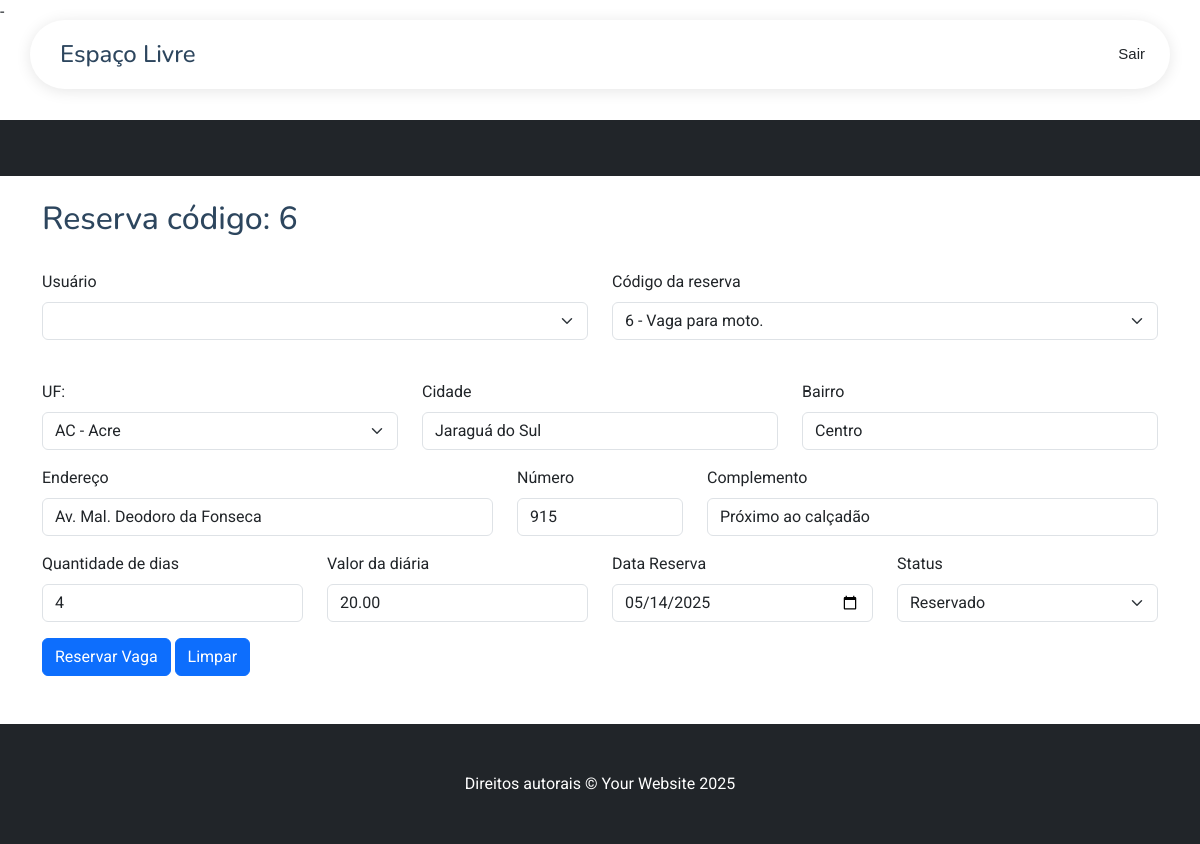
The page /editReserva.php?id=6 on the database as committed earlier.
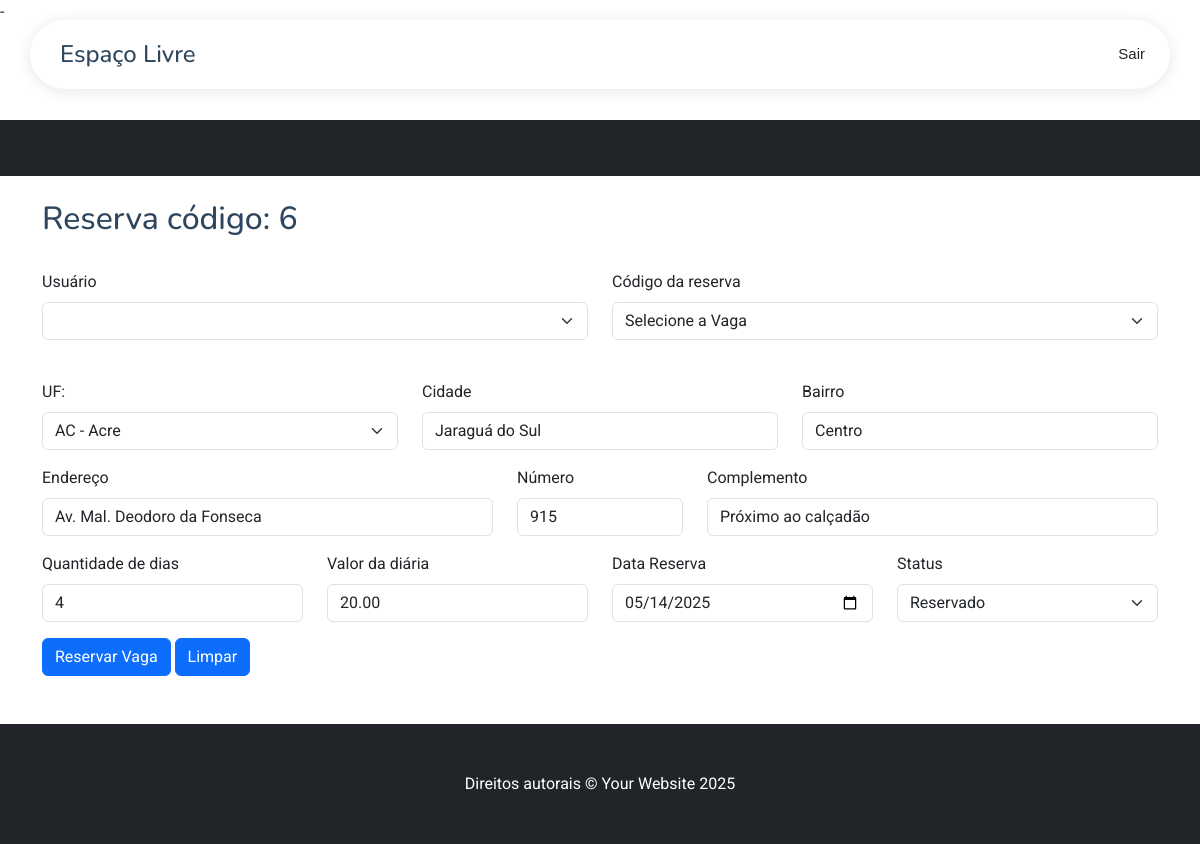
The same page on the database as committed later.
### tables this page shows
CREATE TABLE `vagas` (
  `id` int(20) NOT NULL,
  `descricao` text NOT NULL,
  `cep` varchar(20) NOT NULL,
  `cidade` varchar(255) NOT NULL,
  `bairro` varchar(255) NOT NULL,
  `endereco` varchar(255) NOT NULL,
  `numero` varchar(20) DEFAULT NULL,
  `complemento` varchar(255) DEFAULT NULL,
  `foto_vaga` varchar(255) NOT NULL,
  `preco` decimal(10,2) NOT NULL,
  `id_uf` int(20) NOT NULL,
  `id_usuario` int(20) NOT NULL,
  `dataCadastro` date DEFAULT curdate()
);

### editReserva.php (the view, shortened to what the changed rows need)
<!DOCTYPE html>
<?php
include_once ("conexao.php");
$id = filter_input(INPUT_GET, 'id', FILTER_SANITIZE_NUMBER_INT);
$select_reserva = "SELECT * FROM reservas WHERE reservas.id_reserva = '$id'";
$result_reserva = mysqli_query($conexao, $select_reserva);
$linha_reserva = mysqli_fetch_assoc($result_reserva);
?>
<html lang="pt-br">
    <?php
        require_once 'components/head.php';
    ?>
<head>
</head>
<body>
    <?php require_once 'components/headerQuatro.php'; ?><br><br><br><br><br>
    <div class="container mt-4">
        <h2>Reserva código: <?php echo $linha_reserva['id_reserva']; ?></h2><br>
        <form action="saveEditReserva.php" method="POST" enctype="multipart/form-data">
            <div class="row mb-3">
                <div class="col-md-6">
                    <label for="id_reserva" class="form-label">Código da reserva</label><br>
                    <select name="id_reserva" class="form-select" required>
                        <option value="">Selecione a Vaga</option>
                        <?php
                        if (isset($_GET['id'])) {
                            $id_vaga_selecionada = $_GET['id'];
                            $query = $conexao->query("SELECT id, descricao FROM vagas WHERE id = $id_vaga_selecionada");
                            if ($vaga = $query->fetch_assoc()) {
                                echo "<option value=\"{$vaga['id']}\" selected>{$vaga['id']} - {$vaga['descricao']}</option>";
                            } else {
                                echo "<option value=\"\">Vaga não encontrada</option>";
                            }
                        } else {
                            $query = $conexao->query("SELECT id, descricao FROM vagas ORDER BY id ASC");
                            while ($option = $query->fetch_assoc()) {
                                echo "<option value=\"{$option['id']}\">{$option['id']} - {$option['descricao']}</option>";
                            }
                        }
                        ?>
                    </select>
                </div>
            </div><br>
        </form>
    </div><br><br>
</body>
</html>

Rows that differ between the two databases and show on the page:
removed vagas: id_reserva "6 - Vaga para moto."
Other text that changed with them:
form field id_reserva: (not shown) → "Selecione a Vaga"
